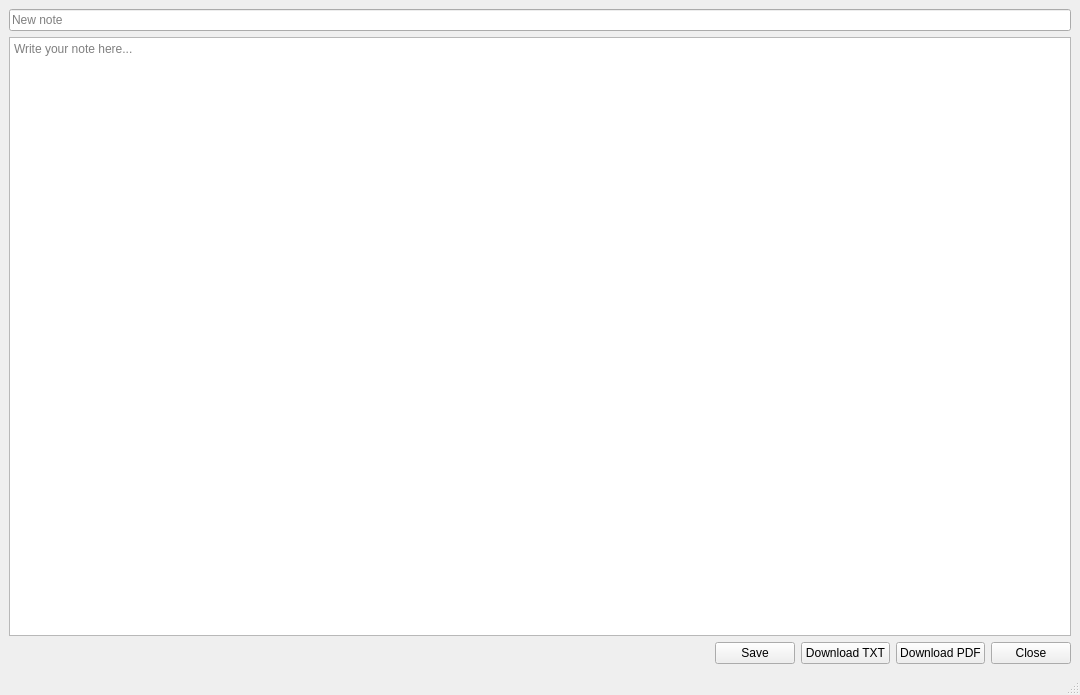
<?xml version="1.0" encoding="UTF-8"?>
<ui version="4.0">
 <class>notesEditor</class>
 <widget class="QMainWindow" name="notesEditor">
  <property name="geometry">
   <rect>
    <x>0</x>
    <y>0</y>
    <width>1080</width>
    <height>695</height>
   </rect>
  </property>
  <property name="windowTitle">
   <string>Note editor</string>
  </property>
  <widget class="QWidget" name="centralwidget">
   <layout class="QVBoxLayout" name="verticalLayout">
    <item>
     <widget class="QLineEdit" name="titleLineEdit">
      <property name="placeholderText">
       <string>New note</string>
      </property>
     </widget>
    </item>
    <item>
     <widget class="QTextEdit" name="contentTextEdit">
      <property name="placeholderText">
       <string>Write your note here...</string>
      </property>
     </widget>
    </item>
    <item>
     <layout class="QHBoxLayout" name="horizontalLayout">
      <item>
       <spacer name="horizontalSpacer">
        <property name="orientation">
         <enum>Qt::Horizontal</enum>
        </property>
        <property name="sizeHint" stdset="0">
         <size>
          <width>40</width>
          <height>20</height>
         </size>
        </property>
       </spacer>
      </item>
      <item>
       <widget class="QPushButton" name="saveButton">
        <property name="text">
         <string>Save</string>
        </property>
       </widget>
      </item>
      <item>
       <widget class="QPushButton" name="downloadTxtButton">
        <property name="text">
         <string>Download TXT</string>
        </property>
       </widget>
      </item>
      <item>
       <widget class="QPushButton" name="downloadPdfButton">
        <property name="text">
         <string>Download PDF</string>
        </property>
       </widget>
      </item>
      <item>
       <widget class="QPushButton" name="closeButton">
        <property name="text">
         <string>Close</string>
        </property>
       </widget>
      </item>
     </layout>
    </item>
   </layout>
  </widget>
  <widget class="QMenuBar" name="menubar">
   <property name="geometry">
    <rect>
     <x>0</x>
     <y>0</y>
     <width>1080</width>
     <height>38</height>
    </rect>
   </property>
  </widget>
  <widget class="QStatusBar" name="statusbar"/>
 </widget>
 <resources/>
 <connections/>
</ui>
